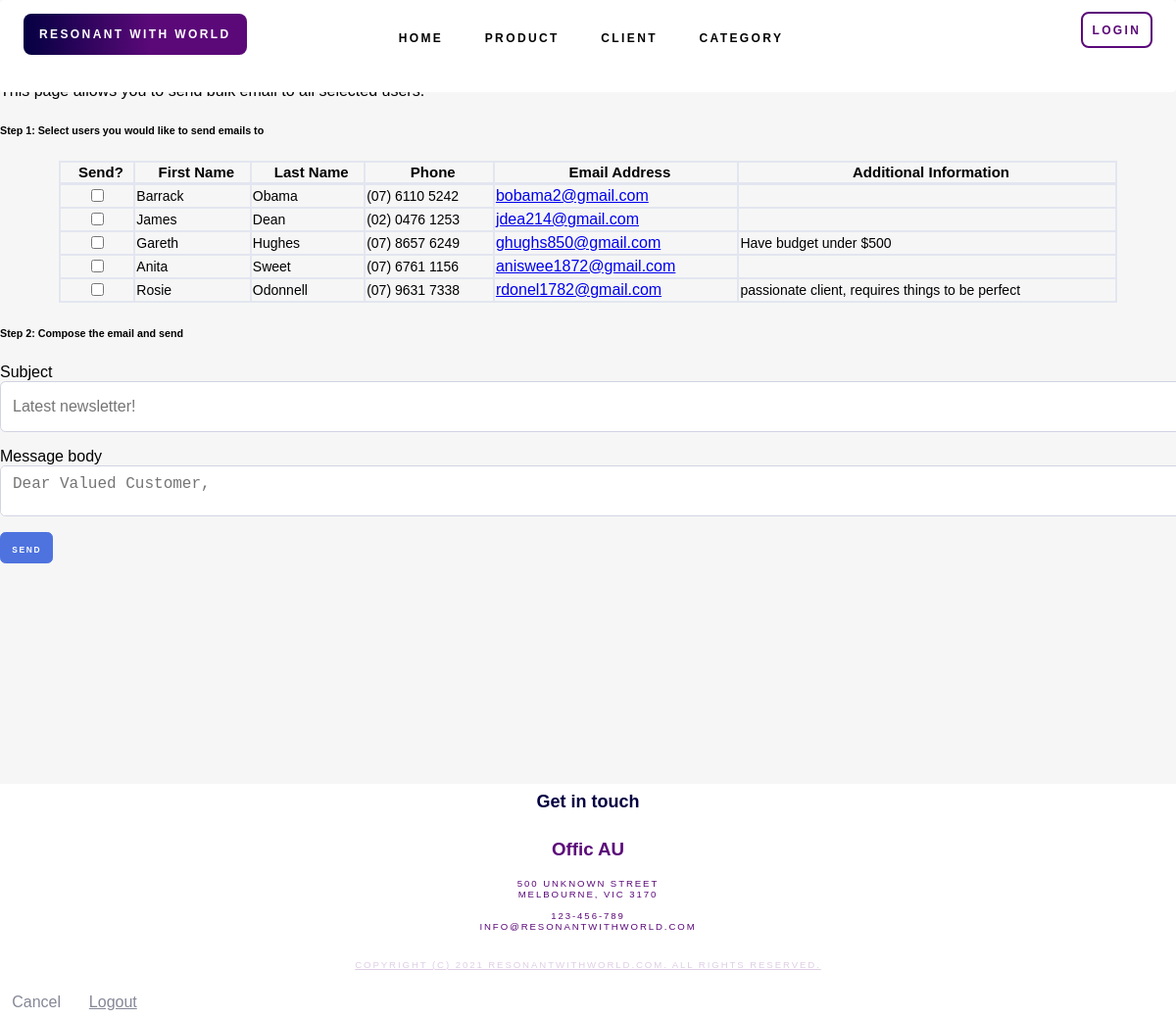
/email.php, run on the app's committed database.
### tables this page shows
CREATE TABLE `client` (
  `client_id` int(11) NOT NULL,
  `client_fname` varchar(255) NOT NULL,
  `client_lname` varchar(255) NOT NULL,
  `client_address` varchar(255) NOT NULL,
  `client_phone` varchar(16) NOT NULL,
  `client_email` varchar(255) NOT NULL,
  `client_subscribed` tinyint(1) NOT NULL,
  `client_other_information` text DEFAULT NULL
);

### email.php (the view, shortened to what this page needs)
<?php
require('TopMenu.php');
?>
<div id = page-body>
        <h2 class = 'title-text'>Sending email to users</h2>
        <p class="mb-4">This page allows you to send bulk email to all selected users. </p>
        <form method="post" action="email_send.php" id="send-emails">
            <div class="card shadow mb-4">
                <div class="card-header py-3">
                    <h6 class="m-0 font-weight-bold text-primary">Step 1: Select users you would like to send emails to</h6>
                </div>
                <div class="card-body">
                    <div class="table-responsive">
                        <?php $clients = $dbh->prepare("SELECT * FROM `client` WHERE client_subscribed = 1");
                        if ($clients->execute() && $clients->rowCount() > 0): ?>
                            <table class="center table-bordered" width="90%" cellspacing="0">
                                <thead>
                                <tr>
                                    <th><span class = 'header-text'>Send?</span></th>
                                    <th><span class = 'header-text'>First Name</span></th>
                                    <th><span class = 'header-text'>Last Name</span></th>
                                    <th><span class = 'header-text'>Phone</span></th>
                                    <th><span class = 'header-text'>Email Address</span></th>
                                    <th><span class = 'header-text'>Additional Information</span></th>
                                </tr>
                                </thead>
                                <tbody>
                                <?php while ($client = $clients->fetchObject()): ?>
                                    <tr>
                                        <td align = 'center'>
                                            <input type="checkbox" name="client_ids[]" class="emails-to-send" value="<?php echo $client->client_id; ?>" />
                                        </td>
                                        <td><span class = 'table-text'><?= $client->client_fname ?></span></td>
                                        <td><span class = 'table-text'><?= $client->client_lname ?></span></td>
                                        <td><span class = 'table-text'><?= $client->client_phone ?></span></td>
                                        <td><a href="mailto:<?= $client->client_email ?>"><?= $client->client_email ?></a></td>
                                        <td><span class = 'table-text'><?= $client->client_other_information ?></span></td>
                                    </tr>
                                <?php endwhile; ?>
                                </tbody>
                            </table>
                        <?php else: ?>
                            <p class="mb-4">No clients subscribed. </p>
                        <?php endif; ?>
                    </div>
                </div>
            </div>
            <div class="card shadow mb-4">
                <div class="card-header py-3">
                    <h6 class="m-0 font-weight-bold text-primary">Step 2: Compose the email and send</h6>
                </div>
                <div class="card-body">
                    <div class="form-group">
                        <label for="sendmailSubject">Subject</label>
                        <input type="text" class="form-control" id="sendmailSubject" name="subject" placeholder="Latest newsletter!" required>
                    </div>
                    <div class="form-group">
                        <label for="sendmailMessage">Message body</label>
                        <textarea class="form-control" id="sendmailMessage" name="body" rows="5" placeholder="Dear Valued Customer, &#10;&#10;...&#10;&#10;Cheers, Resonant With World Pty Ltd." required></textarea>
                    </div>
                    <button type="submit" class="btn btn-blue"><span class = 'button-text'>Send</span></button>
                </div>
            </div>
        </form>
    </div>
<?php require('Footer.php'); ?>

### css/style.css (style rules this page uses)
html, body { height: 100%; }
body { margin: 0px; padding: 0px; font-family: 'Rubik', sans-serif; font-weight: 400; color: #000000; }
.table-bordered { border: 1px solid #e3e6f0; }
.table-bordered th, .table-bordered td { border: 1px solid #e3e6f0; }
.table-bordered thead th, .table-bordered thead td { border-bottom-width: 2px; }
.button-text { font-family: 'Rubik', sans-serif; display: inline-block; letter-spacing: 0.20em; text-decoration: none; font-size: 0.7vw; font-weight: 600; text-transform: uppercase; outline: 0; color: white; }
.table-text { font-family: 'Rubik', sans-serif; display: inline-block; font-weight: 200; font-size: 14px; }
.title-text { font-family: 'Rubik', sans-serif; display: inline-block; margin-left: 0.50em; letter-spacing: 0.20em; text-decoration: none; font-size: 24px; font-weight: 600; text-transform: uppercase; outline: 0; color: rgb(0, 0, 0); }
.header-text { font-family: 'Rubik', sans-serif; margin-left: 0.50em; display: inline-block; text-decoration: none; font-size: 15px; font-weight: 600; outline: 0; color: rgb(0, 0, 0); }
#page-body { background: rgb(246, 246, 246); height: 100%; width: 100%; top: 20%; left: 0; right: 0; font-family: 'Rubik', sans-serif; }
.form-group { margin-bottom: 1rem; }
.form-control { display: block; width: 100%; height: calc(1.5em + 0.75rem + 2px); padding: 0.375rem 0.75rem; font-size: 1rem; font-weight: 400; line-height: 1.5; color: #6e707e; background-color: #fff; background-clip: padding-box; border: 1px solid #d1d3e2; border-radius: 0.35rem; transition: border-color 0.15s ease-in-out, box-shadow 0.15s ease-in-out; }
.btn { display: inline-block; font-weight: 400; color: #858796; text-align: center; vertical-align: middle; user-select: none; background-color: transparent; border: 1px solid transparent; padding: 0.2rem 0.7rem; font-size: 1rem; line-height: 1.5; border-radius: 0.35rem; transition: color 0.15s ease-in-out, background-color 0.15s ease-in-out, border-color 0.15s ease-in-out, box-shadow 0.15s ease-in-out; }
.btn:not(:disabled):not(.disabled) { cursor: pointer; }
.btn-blue { color: #fff; background-color: #4e73df; border-color: #4e73df; }
.center { margin-left: auto; margin-right: auto; }

### data on the page
client: client_fname "Barrack", client_lname "Obama", client_phone "(07) 6110 5242", client_email "bobama2@gmail.com"
client: client_fname "James", client_lname "Dean", client_phone "(02) 0476 1253", client_email "jdea214@gmail.com"
client: client_fname "Gareth", client_lname "Hughes", client_phone "(07) 8657 6249", client_email "ghughs850@gmail.com", client_other_information "Have budget under $500"
client: client_fname "Anita", client_lname "Sweet", client_phone "(07) 6761 1156", client_email "aniswee1872@gmail.com"
client: client_fname "Rosie", client_lname "Odonnell", client_phone "(07) 9631 7338", client_email "rdonel1782@gmail.com", client_other_information "passionate client, requires things to be perfect"
